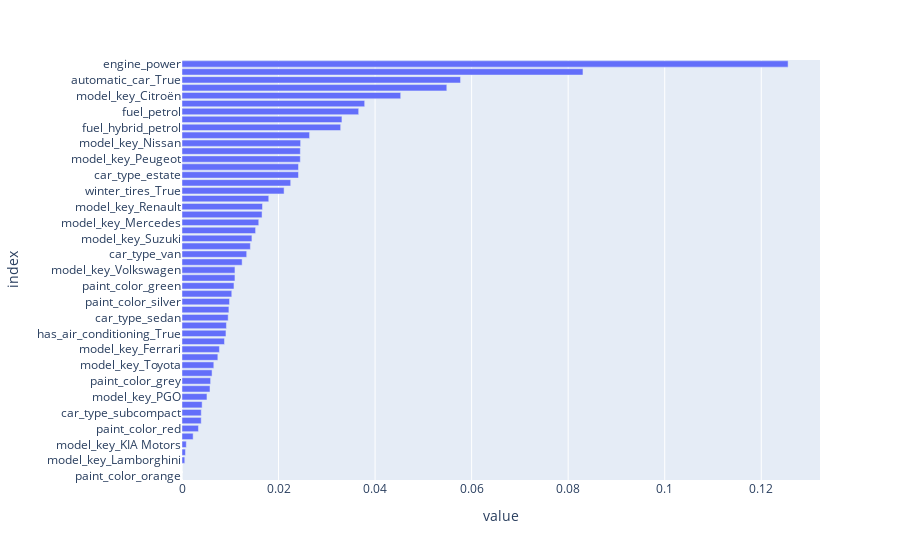

Source (notebook cell):
### Markdown cell above
Nous constatons que les perfomances du model XGBoost et RF sont presques égales, même si celle du RF sont légèrement meilleures, vu que le model RF prend enormemet de temps de calcul et que les résultats ne sont pas si différents de ceux du XGBoost, on va décider de continuer avec le model XGBoost.

### Code cell
column_names = []
for name, step, features_list in preprocessor.transformers_: # loop over steps of ColumnTransformer
    if name == 'num': # if pipeline is for numeric variables
        features = features_list # just get the names of columns to which it has been applied
    else: # if pipeline is for categorical variables
        features = step.get_feature_names_out() # get output columns names from OneHotEncoder
    column_names.extend(features) # concatenate features names
        
print("Names of columns corresponding to each coefficient: ", column_names)

# Create a pandas DataFrame
feature_importance = pd.DataFrame(index = column_names, data = xgb_reg_model.feature_importances_, columns=["feature_importances"])
feature_importance = feature_importance.sort_values(by = 'feature_importances')

# Plot coefficients
fig = px.bar(feature_importance, orientation = 'h')
fig.update_layout(showlegend = False, 
                  margin = {'l': 120} # to avoid cropping of column names
                 )
fig.show()

### Figure 1 — Plotly figure (JSON) as saved in the notebook; plotly's stock layout.template omitted (floating-point values rounded to 4 significant figures)
{"data": [{"alignmentgroup": "True", "hovertemplate": "variable=feature_importances<br>value=%{x}<br>index=%{y}<extra></extra>", "legendgroup": "feature_importances", "marker": {"color": "#636efa", "pattern": {"shape": ""}}, "name": "feature_importances", "offsetgroup": "feature_importances", "orientation": "h", "showlegend": true, "textposition": "auto", "type": "bar", "x": [0, 0, 0.0005733, 0.0007121, 0.0008915, 0.002308, 0.00341, 0.003982, 0.00399, 0.00417, 0.005173, 0.005796, 0.00593, 0.006226, 0.00659, 0.007424, 0.007753, 0.0088, 0.009107, 0.009204, 0.009567, 0.009718, 0.009848, 0.01031, 0.01077, 0.01097, 0.01097, 0.01246, 0.0134, 0.01416, 0.01449, 0.01524, 0.0159, 0.01658, 0.01668, 0.01797, 0.02115, 0.02252, 0.02413, 0.02413, 0.02451, 0.02451, 0.02458, 0.02643, 0.03287, 0.03313, 0.0366, 0.03784, 0.04531, 0.05486, 0.05771, 0.08307, 0.1256], "xaxis": "x", "y": ["paint_color_orange", "model_key_Lexus", "model_key_Lamborghini", "model_key_Yamaha", "model_key_KIA Motors", "fuel_electro", "paint_color_red", "model_key_Honda", "car_type_subcompact", "paint_color_black", "model_key_PGO", "paint_color_white", "paint_color_grey", "model_key_Maserati", "model_key_Toyota", "model_key_Subaru", "model_key_Ferrari", "model_key_Opel", "has_air_conditioning_True", "private_parking_available_True", "car_type_sedan", "paint_color_brown", "paint_color_silver", "model_key_Ford", "paint_color_green", "car_type_hatchback", "model_key_Volkswagen", "has_speed_regulator_True", "car_type_van", "car_type_coupe", "model_key_Suzuki", "paint_color_blue", "model_key_Mercedes", "model_key_Fiat", "model_key_Renault", "model_key_Porsche", "winter_tires_True", "car_type_suv", "car_type_estate", "model_key_Audi", "model_key_Peugeot", "mileage", "model_key_Nissan", "model_key_BMW", "fuel_hybrid_petrol", "model_key_Mitsubishi", "fuel_petrol", "model_key_SEAT", "model_key_Citroën", "has_gps_True", "automatic_car_True", "has_getaround_connect_True", "engine_power"], "yaxis": "y"}], "layout": {"barmode": "relative", "legend": {"title": {"text": "variable"}, "tracegroupgap": 0}, "margin": {"l": 120, "t": 60}, "showlegend": false, "xaxis": {"anchor": "y", "domain": [0, 1], "title": {"text": "value"}}, "yaxis": {"anchor": "x", "domain": [0, 1], "title": {"text": "index"}}}}
